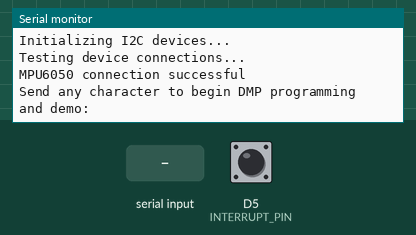
Simulated run of this sketch. Board: ESP8266 (NodeMCU). On the bench: the last lines printed to the serial monitor. The test bench sets the inputs (shaded band); at power-on: D5 (INTERRUPT_PIN) LOW. The sensor or clock chip raises its interrupt line as the real part does.

Above: at 0.8 s.
0.9 s: "1\n" received over Serial
At 1.3 s:
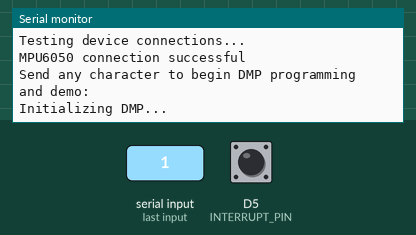
At 1.73 s:
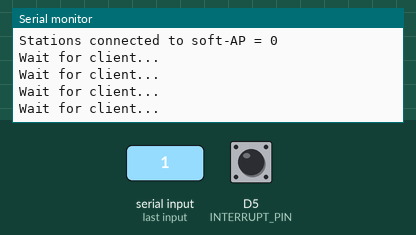

Measured:
- after the input at 0.9 s, the serial monitor: prints a new line at once (image 1)

The sketch:

main.ino
```cpp
#include "I2Cdev.h"
#include "MPU6050_6Axis_MotionApps20.h"
#if I2CDEV_IMPLEMENTATION == I2CDEV_ARDUINO_WIRE
    #include "Wire.h"
#endif
#include "ESP8266WiFi.h"
#include "WiFiClient.h"
MPU6050 mpu;
#define OUTPUT_READABLE_YAWPITCHROLL
#define INTERRUPT_PIN D5  // use pin D5 on nodeMC
#define LED_PIN 13 // (Arduino is 13, Teensy is 11, Teensy++ is 6)
bool blinkState = false;

// MPU control/status vars
bool dmpReady = false;  // set true if DMP init was successful
uint8_t mpuIntStatus;   // holds actual interrupt status byte from MPU
uint8_t devStatus;      // return status after each device operation (0 = success, !0 = error)
uint16_t packetSize;    // expected DMP packet size (default is 42 bytes)
uint16_t fifoCount;     // count of all bytes currently in FIFO
uint8_t fifoBuffer[64]; // FIFO storage buffer

// orientation/motion vars
Quaternion q;           // [w, x, y, z]         quaternion container
VectorInt16 aa;         // [x, y, z]            accel sensor measurements
VectorInt16 aaReal;     // [x, y, z]            gravity-free accel sensor measurements
VectorInt16 aaWorld;    // [x, y, z]            world-frame accel sensor measurements
VectorFloat gravity;    // [x, y, z]            gravity vector
float euler[3];         // [psi, theta, phi]    Euler angle container
float ypr[3];           // [yaw, pitch, roll]   yaw/pitch/roll container and gravity vector

// packet structure for InvenSense teapot demo
uint8_t teapotPacket[14] = { '$', 0x02, 0,0, 0,0, 0,0, 0,0, 0x00, 0x00, '\r', '\n' };

volatile bool mpuInterrupt = false;     // indicates whether MPU interrupt pin has gone high
void ICACHE_RAM_ATTR dmpDataReady() {
    mpuInterrupt = true;
}

const char* apName = "your_ap_name";
const char* apPassword = "your_ap_password";
IPAddress staticIP(192,168,128,1);
IPAddress gateway(192,168,128,1);
IPAddress subnet(255,255,255,0);
WiFiServer server(80);

void setup() {
    // join I2C bus (I2Cdev library doesn't do this automatically)
    #if I2CDEV_IMPLEMENTATION == I2CDEV_ARDUINO_WIRE
        Wire.begin();
        Wire.setClock(400000); // 400kHz I2C clock. Comment this line if having compilation difficulties
    #elif I2CDEV_IMPLEMENTATION == I2CDEV_BUILTIN_FASTWIRE
        Fastwire::setup(400, true);
    #endif

    Serial.begin(115200);
    while (!Serial); // wait for Leonardo enumeration, others continue immediately

    // initialize device
    Serial.println(F("Initializing I2C devices..."));
    mpu.initialize();
    pinMode(INTERRUPT_PIN, INPUT);

    // verify connection
    Serial.println(F("Testing device connections..."));
    Serial.println(mpu.testConnection() ? F("MPU6050 connection successful") : F("MPU6050 connection failed"));

    // wait for ready
    Serial.println(F("\nSend any character to begin DMP programming and demo: "));
    while (Serial.available() && Serial.read()); // empty buffer
    while (!Serial.available());                 // wait for data
    while (Serial.available() && Serial.read()); // empty buffer again

    // load and configure the DMP
    Serial.println(F("Initializing DMP..."));
    devStatus = mpu.dmpInitialize();

    // supply your own gyro offsets here, scaled for min sensitivity
    mpu.setXGyroOffset(220);
    mpu.setYGyroOffset(76);
    mpu.setZGyroOffset(-85);
    mpu.setZAccelOffset(1788); // 1688 factory default for my test chip

    // make sure it worked (returns 0 if so)
    if (devStatus == 0) {
        // turn on the DMP, now that it's ready
        Serial.println(F("Enabling DMP..."));
        mpu.setDMPEnabled(true);

        // enable Arduino interrupt detection
        Serial.print(F("Enabling interrupt detection (Arduino external interrupt "));
        Serial.print(digitalPinToInterrupt(INTERRUPT_PIN));
        Serial.println(F(")..."));
        attachInterrupt(digitalPinToInterrupt(INTERRUPT_PIN), dmpDataReady, RISING);
        mpuIntStatus = mpu.getIntStatus();

        // set our DMP Ready flag so the main loop() function knows it's okay to use it
        Serial.println(F("DMP ready! Waiting for first interrupt..."));
        dmpReady = true;

        // get expected DMP packet size for later comparison
        packetSize = mpu.dmpGetFIFOPacketSize();
    } else {
        // ERROR!
        // 1 = initial memory load failed
        // 2 = DMP configuration updates failed
        // (if it's going to break, usually the code will be 1)
        Serial.print(F("DMP Initialization failed (code "));
        Serial.print(devStatus);
        Serial.println(F(")"));
    }

    // configure LED for output
    pinMode(LED_PIN, OUTPUT);

    Serial.begin(115200);
    Serial.println();

    WiFi.mode(WIFI_AP);

    Serial.print("Setting soft-AP configuration ... ");
    Serial.println(WiFi.softAPConfig(staticIP, gateway, subnet) ? "Ready" : "Failed!");

    Serial.print("Setting soft-AP ... ");
    Serial.println(WiFi.softAP(apName, apPassword) ? "Ready" : "Failed!");

    Serial.print("Soft-AP IP address = ");
    Serial.println(WiFi.softAPIP());

    Serial.printf("Stations connected to soft-AP = %d\n", WiFi.softAPgetStationNum());

    // Initialize server
    server.begin();

    pinMode(D7,INPUT);
    pinMode(A0,INPUT);
}

void loop() {
    // put your main code here, to run repeatedly:
    WiFiClient client = server.available();
    if (!client){
      Serial.println("Wait for client...");
      delay(100);
      return ;
    }

    Serial.println("A new client is connected!");

    String data = "";
    while (client.connected()) {
      // if programming failed, don't try to do anything
      if (!dmpReady) return;

      // wait for MPU interrupt or extra packet(s) available
      while (!mpuInterrupt && fifoCount < packetSize) {
          if (mpuInterrupt && fifoCount < packetSize) {
            // try to get out of the infinite loop
            fifoCount = mpu.getFIFOCount();
          }
      }

      // reset interrupt flag and get INT_STATUS byte
      mpuInterrupt = false;
      mpuIntStatus = mpu.getIntStatus();

      // get current FIFO count
      fifoCount = mpu.getFIFOCount();

      // check for overflow (this should never happen unless our code is too inefficient)
      if ((mpuIntStatus & _BV(MPU6050_INTERRUPT_FIFO_OFLOW_BIT)) || fifoCount >= 1024) {
          // reset so we can continue cleanly
          mpu.resetFIFO();
          fifoCount = mpu.getFIFOCount();
          Serial.println(F("FIFO overflow!"));

      // otherwise, check for DMP data ready interrupt (this should happen frequently)
      } else if (mpuIntStatus & _BV(MPU6050_INTERRUPT_DMP_INT_BIT)) {
          // wait for correct available data length, should be a VERY short wait
          while (fifoCount < packetSize) fifoCount = mpu.getFIFOCount();

          // read a packet from FIFO
          mpu.getFIFOBytes(fifoBuffer, packetSize);

          // track FIFO count here in case there is > 1 packet available
          // (this lets us immediately read more without waiting for an interrupt)
          fifoCount -= packetSize;

          #ifdef OUTPUT_READABLE_YAWPITCHROLL
              // display Euler angles in degrees
              mpu.dmpGetQuaternion(&q, fifoBuffer);
              mpu.dmpGetGravity(&gravity, &q);
              mpu.dmpGetYawPitchRoll(ypr, &q, &gravity);
              Serial.print("(");
              client.print("(");

              Serial.print((analogRead(A0)-500.0)/(-500.0));
              client.print((analogRead(A0)-500.0)/(-500.0));
              Serial.print(",");
              client.print(",");

              //Serial.print(ypr[0] * 180/M_PI);
              //client.print(ypr[0] * 180/M_PI);
              //Serial.print(",");
              //client.print(",");
              //Serial.print(ypr[1] * 180/M_PI);
              //client.print(ypr[1] * 180/M_PI);
              //Serial.print(",");
              //client.print(",");
              Serial.print(-ypr[2] * 180/M_PI/50.0);
              client.print(-ypr[2] * 180/M_PI/50.0);

              Serial.print(",");
              client.print(",");
              Serial.print(digitalRead(D7));
              client.print(digitalRead(D7));
              Serial.print(")");
              client.print(")");
              Serial.println("");
          #endif

          // blink LED to indicate activity
          blinkState = !blinkState;
          digitalWrite(LED_PIN, blinkState);
      }
      delay(10);
    }
    client.stop();
    Serial.println("Client disconnected");
}
```
